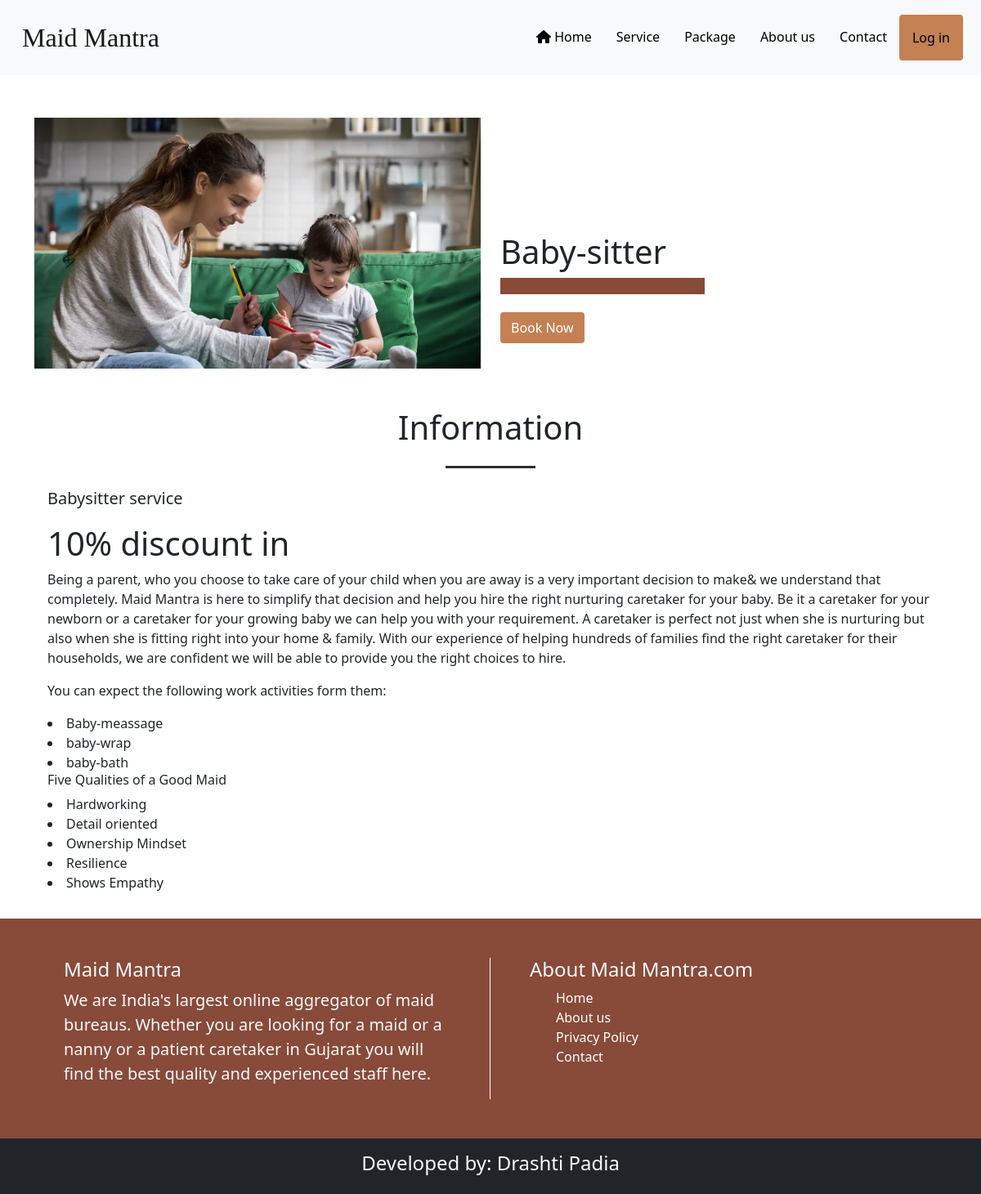
Screenshot of /packageinformation.php?pid=1 with the database file from the repository.
### tables this page shows
CREATE TABLE IF NOT EXISTS `package` (
  `p_id` int(11) NOT NULL AUTO_INCREMENT,
  `p_title` varchar(20) NOT NULL,
  `p_info` varchar(2000) NOT NULL,
  `p_image` varchar(100) NOT NULL,
  `service_Id` int(11) NOT NULL,
  PRIMARY KEY (`p_id`),
  KEY `service_Id` (`service_Id`)
);

### packageinformation.php (the view, shortened to what this page needs)
<?php
include("./header.php");
$pserid = $_GET['pid'];
?>
<!DOCTYPE html>
<html lang="en">
<head>
  <link rel="stylesheet" href="./css/style.css" />
</head>
<body>
  <section class="py-5">
  </section>
  <?php
  $query = "SELECT * FROM package WHERE service_Id=$pserid";
  $res = mysqli_query($con, $query);
  while ($row = mysqli_fetch_array($res)) {
    ?>
    <div class="container ">
      <div class="row py-5">
      <div class="col-md-6">
          <div height="300px" width="400px">
            <img src="./images/<?php echo $row[3]; ?>" class="img-fluid h-100 w-100">
          </div>
        </div>
        <div class="col-md-6 maid-book">
          <h1><?php echo $row[1]; ?></h1>
          <span class="hrow"></span>
          <?php if (isset($_SESSION['u_id'])) { ?>
            <a class="btn allbtn" href="./packagebooking.php?serid=<?php echo ($pserid); ?>&packid=<?php echo $row[0];?>" role="button">Book now</a>
          <?php } else { ?><a class="btn allbtn" type="button" data-bs-toggle="modal" data-bs-target="#loginModal">Book
              Now</a>
          <?php } ?>
        </div>
        </div>
    </div>
    <div class="container">
      <div class="text-center">
        <h1>Information</h1>
        <span class="line"></span>
      </div>
      <div class="p-3">
      <p class="lead"><?php echo $row[2]; ?></p>
      </div>
    </div>
  <?php } ?>
</body>
</html>
<?php include("./footer.php") ?>

### css/style.css (style rules this page uses)
* { margin: 0px; padding: 0px; box-sizing: border-box; }
.line { width: 110px; height: 3px; background-color: rgb(48, 45, 45); display: inline-block; }
.hrow { width: 250px; height: 20px; background-color: #884A39; display: inline-block; }
.maid-book { margin-top: 140px; }
.allbtn { background-color: #C38154; color: white; }

### rows the page displays
package: p_image (picture), p_title "Baby-sitter", p_info "Babysitter service 10% discount in Being a parent, who you choose to take care of your child when you are away is a very important decision to make& we understand that completely. Maid Mantra is here to simplify that decision and help you hire the right nurturing caretaker for your baby. Be it a caretaker for your newborn or a caretaker for your growing baby we can help you with your requirement. A caretaker is perfect not just when she is nurturing but also when she is fitting right into your home & family. With our experience of helping hundreds of families find the right caretaker for their households, we are confident we will be able to provide you the right choices to hire. You can…"
